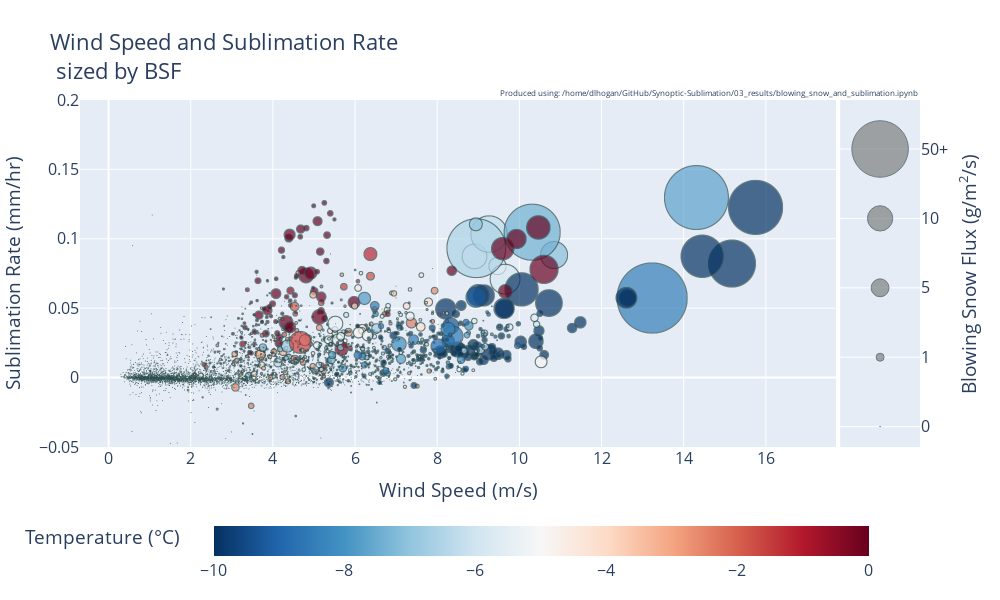

The notebook cell saved with this chart:
### Code cell
fig

### Figure 1 — Plotly figure (JSON) as saved in the notebook; plotly's stock layout.template omitted (floating-point values rounded to 4 significant figures; data arrays with more than 128 entries replaced by an {"elided": "..."} marker saying what was removed)
{"data": [{"hovertemplate": "Date: %{text} &deg;<br>Wind Speed: %{x} m/s<br>Sublimation Rate: %{y} mm/hr<br>Temperature: %{marker.color:.2f} &deg;C", "legendgroup": "", "marker": {"color": {"elided": "4775 float values"}, "coloraxis": "coloraxis", "line": {"color": "DarkSlateGrey", "width": 1}, "size": {"elided": "4775 float values"}, "sizemode": "area", "sizeref": 0.01393, "symbol": "circle"}, "mode": "markers", "name": "", "showlegend": false, "text": {"elided": "4775 str values"}, "type": "scattergl", "x": {"elided": "4775 float values"}, "xaxis": "x", "y": {"elided": "4775 float values"}, "yaxis": "y"}, {"hovertemplate": "x=%{x}<br>y=%{y}<br>size=%{marker.size}<extra></extra>", "legendgroup": "", "marker": {"color": "gray", "line": {"color": "DarkSlateGrey", "width": 1}, "size": [0.01, 1, 5, 10, 50], "sizemode": "area", "sizeref": 0.03125, "symbol": "circle"}, "mode": "markers", "name": "", "orientation": "h", "showlegend": false, "type": "scatter", "x": [0, 0, 0, 0, 0], "xaxis": "x2", "y": ["0", "1", "5", "10", "50+"], "yaxis": "y2"}], "layout": {"annotations": [{"align": "right", "font": {"size": 8}, "showarrow": false, "text": "Produced using: /home/dlhogan/GitHub/Synoptic-Sublimation/03_results/blowing_snow_and_sublimation.ipynb", "x": 1, "xanchor": "right", "xref": "paper", "y": 1, "yanchor": "bottom", "yref": "paper"}], "coloraxis": {"cmax": 0, "cmin": -10, "colorbar": {"orientation": "h", "title": {"text": "Temperature (&deg;C)"}, "x": -0.05, "xanchor": "left", "y": -0.2, "yanchor": "top"}, "colorscale": [[0, "rgb(5,48,97)"], [0.1, "rgb(33,102,172)"], [0.2, "rgb(67,147,195)"], [0.3, "rgb(146,197,222)"], [0.4, "rgb(209,229,240)"], [0.5, "rgb(247,247,247)"], [0.6, "rgb(253,219,199)"], [0.7, "rgb(244,165,130)"], [0.8, "rgb(214,96,77)"], [0.9, "rgb(178,24,43)"], [1, "rgb(103,0,31)"]]}, "font": {"size": 16}, "height": 600, "legend": {"itemsizing": "constant", "tracegroupgap": 0}, "showlegend": false, "title": {"text": "Wind Speed and Sublimation Rate <br> sized by BSF"}, "width": 1000, "xaxis": {"anchor": "y", "domain": [0, 0.9], "title": {"text": "Wind Speed (m/s)"}}, "xaxis2": {"domain": [0.905, 1], "visible": false}, "yaxis": {"anchor": "x", "domain": [0, 1], "range": [-0.05, 0.2], "title": {"text": "Sublimation Rate (mm/hr)"}}, "yaxis2": {"anchor": "free", "overlaying": "y", "position": 1, "side": "right", "title": {"text": "Blowing Snow Flux (g/m<sup>2</sup>/s)"}}}}
